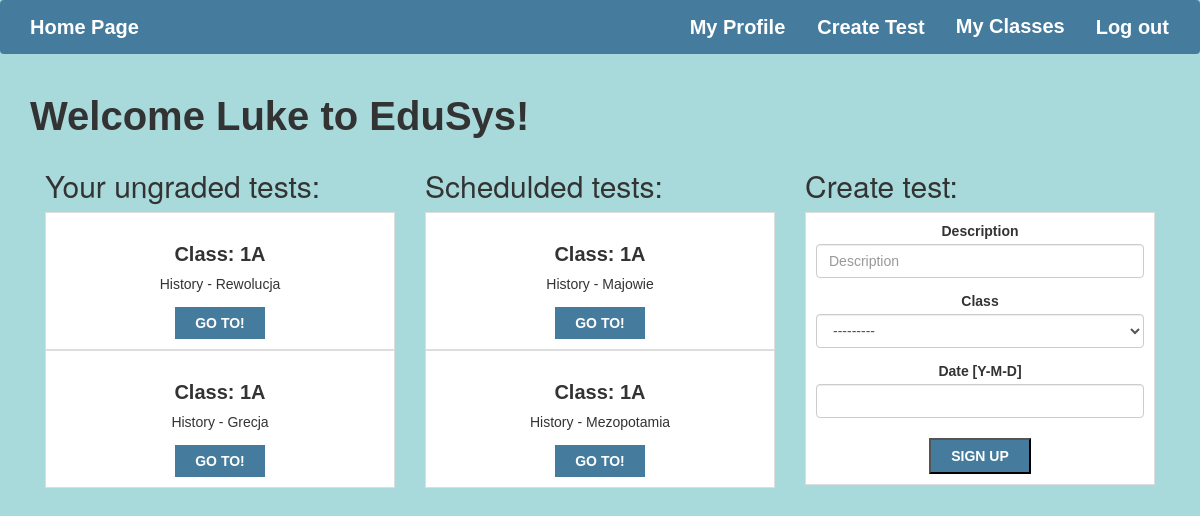
Screenshot of / (signed in) with the database file from the repository.
### teacher/models.py (models this page shows, shortened)
class Tests(models.Model):
    teacher = models.ForeignKey(Teacher,on_delete=models.CASCADE, null = True)
    desc = models.CharField(max_length = 50, null = True)
    student = models.ForeignKey(Student, on_delete = models.CASCADE, null = True)
    subject = models.CharField(max_length=10, choices=SUBJECTS, null = True)
    classes = models.ForeignKey(Classes, on_delete = models.CASCADE, null = True)
    created_at = models.DateTimeField(auto_now=True)
    planned = models.DateField(null = True)
    class Grades(models.IntegerChoices):
        F = 1
        E = 2
        D = 3
        C = 4
        B = 5
        A = 6
    grade = models.IntegerField(choices = Grades.choices, null = True)
    class Meta:
        ordering = ["-created_at"]

class Teacher(models.Model):
    user = models.OneToOneField(User, on_delete=models.CASCADE)
    teacher = models.BooleanField(default=False)
    subject = models.CharField(max_length=10, choices=SUBJECTS)
    form_teacher = models.CharField(max_length = 5, blank = True ,default = False)
    classes = models.ManyToManyField(Classes, related_name='teacher_classes')

### students/models.py (models this page shows)
class Classes(models.Model):
    name = models.CharField(max_length = 5)
    students = models.ManyToManyField(Student)
    def __str__(self):
        return self.name

### SchoolSystem/views.py (the view, shortened to what this page needs)
# urls.py: path('', views.HomePage.as_view(), name = 'home'),
class HomePage(WhichUserMixin, FormView):
    model = Tests
    form_class = TestForm
    success_url = reverse_lazy('home')
    def get_template_names(self):
        if self.current_teacher:
            return ['teacher_index.html']
        elif self.current_student:
            return['student_index.html']
        else:
            return ['index.html']
    def get_context_data(self,**kwargs):
        context = super().get_context_data(**kwargs)
        if self.current_teacher:
            tests = Tests.objects.filter(grade = None, teacher = self.current_teacher, planned__lte=datetime.date(datetime.now()))
            ungraded_tests = tests.values_list('classes', 'desc')
            list(ungraded_tests)
            ungraded_tests_classes = []
            for tup in ungraded_tests:
                if tup not in ungraded_tests_classes:
                    ungraded_tests_classes.append(tup)
            ungraded_tests = []
            for tup in ungraded_tests_classes:
                ungraded_tests.append(Tests.objects.filter(grade = None, teacher = self.current_teacher, classes = tup[0], desc = tup[1]).first())
            context['ungraded_tests'] = ungraded_tests[:5]
            tests = Tests.objects.filter(grade = None, teacher = self.current_teacher, planned__gte=datetime.date(datetime.now()))
            ungraded_tests = tests.values_list('classes', 'desc')
            list(ungraded_tests)
            ungraded_tests_classes = []
            for tup in ungraded_tests:
                if tup not in ungraded_tests_classes:
                    ungraded_tests_classes.append(tup)
            ungraded_tests = []
            for tup in ungraded_tests_classes:
                ungraded_tests.append(Tests.objects.filter(grade = None, teacher = self.current_teacher, classes = tup[0], desc = tup[1]).first())
            context['planned_tests'] = ungraded_tests[:5]
        return context

### teacher/forms.py
class TestForm(forms.ModelForm):
    class Meta:
        model = Tests
        fields = ('desc', 'classes','planned')
        labels = {
        "desc": 'Description',
        'classes': "Class",
        'planned': "Date [Y-M-D]"
    }

### SchoolSystem/views.py (called while the page is built)
    def get_context_data(self, **kwargs):
        context = super().get_context_data(**kwargs)
        context['current_teacher'] = self.current_teacher
        context['current_student'] = self.current_student
        if self.current_teacher:
            classes = self.current_teacher.classes.all()
            context['classes'] = list(classes)
        return context

### teacher/templates/teacher_index.html (shortened to what this page needs)
{% extends "base.html" %}
{% block content %}
{% load bootstrap3 %}
    <h1>  Welcome {{user.first_name}} to EduSys!</h1>
    <div class="col-md-4">
      <h2>Your ungraded tests: </h2>
      {% for test in ungraded_tests %}
        <div id="teacher" class="clear">
          <div class="test">
            <h3> Class: {{test.classes}} </h3>
              <p>{{test.teacher.subject}} - {{test.desc}}</p>
            <a class="signup" href="{% url 'teacher:class_grading' pk=test.pk  %}">Go to!</a>
          </div>
          </div>
    {% endfor %}
    </div>
    <div class="col-md-4">
    <h2> Schedulded tests: </h2>
    {% for test in planned_tests %}
      <div id="teacher" class="clear">
        <div class="test">
          <h3> Class: {{test.classes}} </h3>
            <p>{{test.teacher.subject}} - {{test.desc}}</p>
          <a class="signup" href="{% url 'teacher:class_grading' pk=test.pk  %}">Go to!</a>
        </div>
        </div>
  {% endfor %}
    </div>
    <div class="col-md-4">
    <h2> Create test: </h2>
    <div id="teacher" class="clear">
    <div class="test">
      <form method="post">
      {% bootstrap_form form  %}
      <input type="submit" class ="signup" value="Sign up">
      </form>
    </div>
    </div>
    </div>
{% endblock %}

### static/css/master.css (style rules this page uses)
body { height: 100%; width: 100%; overflow: hidden; background: #A8DADC; margin: 0; }
h1 { font: bold 40px Arial, Helvetica; }
a { color: black }
#teacher { text-align: center; width:100%; }
#teacher .test { font: 14px Arial, Helvetica; background: #fff; border: 1px solid #ddd; color: #333; padding: 10px; width:100%; float: left; position: relative; }
#teacher h3 { font: bold 20px Arial, Helvetica; }
#teacher .signup { position: relative; padding: 8px 20px; margin: 5px 0 0 0; color: #fff; font: bold 14px Arial, Helvetica; text-transform: uppercase; display: inline-block; background-color: #457B9D; }

### rows the page displays
Tests: classes "1A", teacher.subject "History", desc "Rewolucja"
Tests: classes "1A", teacher.subject "History", desc "Grecja"
Tests: classes "1A", teacher.subject "History", desc "Majowie"
Tests: classes "1A", teacher.subject "History", desc "Mezopotamia"

### other values shown
{{ user.first_name }} "Luke"
